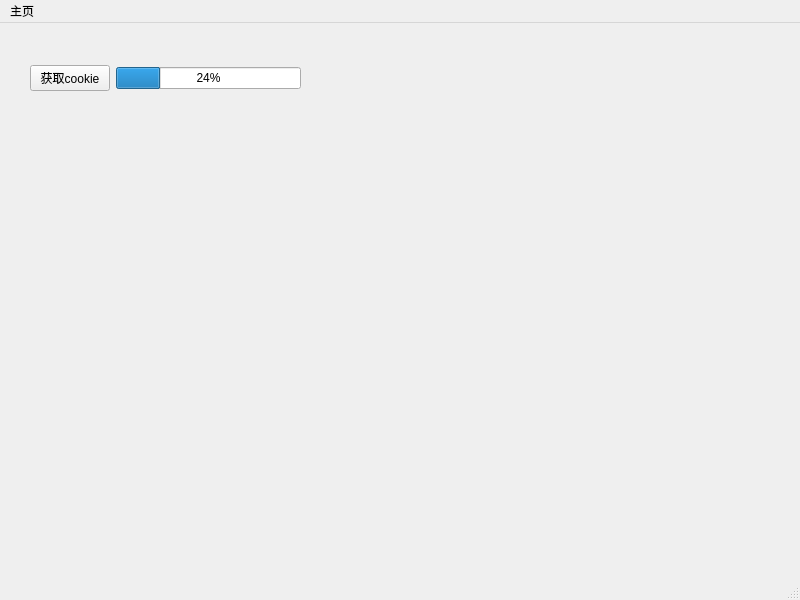
<?xml version="1.0" encoding="UTF-8"?>
<ui version="4.0">
 <class>MainWindow</class>
 <widget class="QMainWindow" name="MainWindow">
  <property name="geometry">
   <rect>
    <x>0</x>
    <y>0</y>
    <width>800</width>
    <height>600</height>
   </rect>
  </property>
  <property name="windowTitle">
   <string>MainWindow</string>
  </property>
  <widget class="QWidget" name="centralwidget">
   <widget class="QWidget" name="horizontalLayoutWidget">
    <property name="geometry">
     <rect>
      <x>30</x>
      <y>30</y>
      <width>271</width>
      <height>51</height>
     </rect>
    </property>
    <layout class="QHBoxLayout" name="horizontalLayout">
     <item>
      <widget class="QPushButton" name="GetCookie">
       <property name="text">
        <string>获取cookie</string>
       </property>
      </widget>
     </item>
     <item>
      <widget class="QProgressBar" name="progressBar">
       <property name="value">
        <number>24</number>
       </property>
      </widget>
     </item>
    </layout>
   </widget>
  </widget>
  <widget class="QMenuBar" name="menubar">
   <property name="geometry">
    <rect>
     <x>0</x>
     <y>0</y>
     <width>800</width>
     <height>22</height>
    </rect>
   </property>
   <widget class="QMenu" name="menu">
    <property name="title">
     <string>主页</string>
    </property>
   </widget>
   <addaction name="menu"/>
  </widget>
  <widget class="QStatusBar" name="statusbar"/>
 </widget>
 <resources/>
 <connections/>
</ui>
